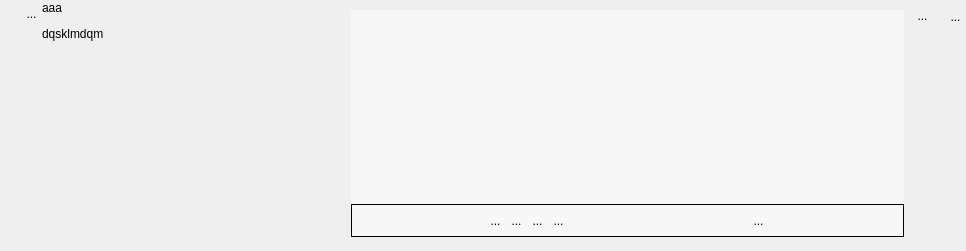
<?xml version="1.0" encoding="UTF-8"?>
<ui version="4.0">
 <class>WidgetPlusieursTuple</class>
 <widget class="QWidget" name="WidgetPlusieursTuple">
  <property name="geometry">
   <rect>
    <x>0</x>
    <y>0</y>
    <width>966</width>
    <height>251</height>
   </rect>
  </property>
  <property name="sizePolicy">
   <sizepolicy hsizetype="Preferred" vsizetype="MinimumExpanding">
    <horstretch>0</horstretch>
    <verstretch>0</verstretch>
   </sizepolicy>
  </property>
  <property name="minimumSize">
   <size>
    <width>0</width>
    <height>230</height>
   </size>
  </property>
  <property name="windowTitle">
   <string>Form</string>
  </property>
  <layout class="QHBoxLayout" name="horizontalLayout_2">
   <property name="spacing">
    <number>0</number>
   </property>
   <property name="leftMargin">
    <number>0</number>
   </property>
   <property name="topMargin">
    <number>1</number>
   </property>
   <property name="rightMargin">
    <number>0</number>
   </property>
   <property name="bottomMargin">
    <number>5</number>
   </property>
   <item>
    <layout class="QVBoxLayout" name="verticalLayout_2">
     <property name="spacing">
      <number>0</number>
     </property>
     <item>
      <layout class="QHBoxLayout" name="horizontalLayout">
       <property name="spacing">
        <number>0</number>
       </property>
       <property name="sizeConstraint">
        <enum>QLayout::SetFixedSize</enum>
       </property>
       <item>
        <spacer name="horizontalSpacer_3">
         <property name="orientation">
          <enum>Qt::Horizontal</enum>
         </property>
         <property name="sizeType">
          <enum>QSizePolicy::Fixed</enum>
         </property>
         <property name="sizeHint" stdset="0">
          <size>
           <width>21</width>
           <height>20</height>
          </size>
         </property>
        </spacer>
       </item>
       <item>
        <widget class="MonBoutonValide" name="RBValide">
         <property name="minimumSize">
          <size>
           <width>21</width>
           <height>25</height>
          </size>
         </property>
         <property name="maximumSize">
          <size>
           <width>21</width>
           <height>25</height>
          </size>
         </property>
         <property name="focusPolicy">
          <enum>Qt::ClickFocus</enum>
         </property>
         <property name="toolTip">
          <string>Affiche le rapport de validation du mot-clef</string>
         </property>
         <property name="styleSheet">
          <string notr="true">border : 0px</string>
         </property>
         <property name="text">
          <string>...</string>
         </property>
         <property name="icon">
          <iconset>
           <normaloff>../Editeur/icons/ast-green-ball.png</normaloff>../Editeur/icons/ast-green-ball.png</iconset>
         </property>
         <property name="iconSize">
          <size>
           <width>25</width>
           <height>25</height>
          </size>
         </property>
        </widget>
       </item>
      </layout>
     </item>
     <item>
      <spacer name="verticalSpacer">
       <property name="orientation">
        <enum>Qt::Vertical</enum>
       </property>
       <property name="sizeHint" stdset="0">
        <size>
         <width>20</width>
         <height>5</height>
        </size>
       </property>
      </spacer>
     </item>
    </layout>
   </item>
   <item>
    <widget class="MonLabelClic" name="label">
     <property name="sizePolicy">
      <sizepolicy hsizetype="Fixed" vsizetype="Preferred">
       <horstretch>0</horstretch>
       <verstretch>0</verstretch>
      </sizepolicy>
     </property>
     <property name="minimumSize">
      <size>
       <width>300</width>
       <height>25</height>
      </size>
     </property>
     <property name="maximumSize">
      <size>
       <width>178</width>
       <height>16777215</height>
      </size>
     </property>
     <property name="frameShape">
      <enum>QFrame::NoFrame</enum>
     </property>
     <property name="text">
      <string>&lt;html&gt;&lt;head/&gt;&lt;body&gt;&lt;p&gt;aaa&lt;/p&gt;&lt;p&gt;dqsklmdqm&lt;/p&gt;&lt;/body&gt;&lt;/html&gt;</string>
     </property>
     <property name="scaledContents">
      <bool>false</bool>
     </property>
     <property name="alignment">
      <set>Qt::AlignLeading|Qt::AlignLeft|Qt::AlignTop</set>
     </property>
    </widget>
   </item>
   <item>
    <widget class="QFrame" name="frame">
     <property name="frameShape">
      <enum>QFrame::NoFrame</enum>
     </property>
     <layout class="QVBoxLayout" name="verticalLayout_3">
      <item>
       <widget class="QScrollArea" name="scrollArea">
        <property name="sizePolicy">
         <sizepolicy hsizetype="Expanding" vsizetype="Expanding">
          <horstretch>0</horstretch>
          <verstretch>0</verstretch>
         </sizepolicy>
        </property>
        <property name="styleSheet">
         <string notr="true">background : rgb(247,247,247)</string>
        </property>
        <property name="frameShape">
         <enum>QFrame::NoFrame</enum>
        </property>
        <property name="lineWidth">
         <number>1</number>
        </property>
        <property name="widgetResizable">
         <bool>true</bool>
        </property>
        <property name="alignment">
         <set>Qt::AlignBottom|Qt::AlignLeading|Qt::AlignLeft</set>
        </property>
        <widget class="QWidget" name="verticalWidgetLE">
         <property name="geometry">
          <rect>
           <x>0</x>
           <y>0</y>
           <width>539</width>
           <height>227</height>
          </rect>
         </property>
         <property name="sizePolicy">
          <sizepolicy hsizetype="Preferred" vsizetype="Preferred">
           <horstretch>0</horstretch>
           <verstretch>0</verstretch>
          </sizepolicy>
         </property>
         <layout class="QVBoxLayout" name="verticalLayoutLE">
          <property name="spacing">
           <number>0</number>
          </property>
          <property name="margin">
           <number>0</number>
          </property>
          <item>
           <spacer name="verticalSpacer_3">
            <property name="orientation">
             <enum>Qt::Vertical</enum>
            </property>
            <property name="sizeHint" stdset="0">
             <size>
              <width>20</width>
              <height>13</height>
             </size>
            </property>
           </spacer>
          </item>
          <item>
           <widget class="QFrame" name="frame">
            <property name="frameShape">
             <enum>QFrame::Box</enum>
            </property>
            <layout class="QHBoxLayout" name="horizontalLayout_6">
             <property name="margin">
              <number>0</number>
             </property>
             <item>
              <layout class="QHBoxLayout" name="horizontalLayout_5">
               <property name="spacing">
                <number>0</number>
               </property>
               <property name="sizeConstraint">
                <enum>QLayout::SetFixedSize</enum>
               </property>
               <item>
                <widget class="QToolButton" name="RBHaut">
                 <property name="minimumSize">
                  <size>
                   <width>21</width>
                   <height>31</height>
                  </size>
                 </property>
                 <property name="maximumSize">
                  <size>
                   <width>21</width>
                   <height>31</height>
                  </size>
                 </property>
                 <property name="focusPolicy">
                  <enum>Qt::ClickFocus</enum>
                 </property>
                 <property name="toolTip">
                  <string>Remonte la ligne</string>
                 </property>
                 <property name="styleSheet">
                  <string notr="true">border : 0px</string>
                 </property>
                 <property name="text">
                  <string>...</string>
                 </property>
                 <property name="icon">
                  <iconset theme="go-up">
                   <normaloff/>
                  </iconset>
                 </property>
                 <property name="iconSize">
                  <size>
                   <width>32</width>
                   <height>32</height>
                  </size>
                 </property>
                </widget>
               </item>
               <item>
                <widget class="QToolButton" name="RBBas">
                 <property name="minimumSize">
                  <size>
                   <width>21</width>
                   <height>31</height>
                  </size>
                 </property>
                 <property name="maximumSize">
                  <size>
                   <width>21</width>
                   <height>31</height>
                  </size>
                 </property>
                 <property name="focusPolicy">
                  <enum>Qt::ClickFocus</enum>
                 </property>
                 <property name="toolTip">
                  <string>Descend la ligne</string>
                 </property>
                 <property name="styleSheet">
                  <string notr="true">border : 0px</string>
                 </property>
                 <property name="text">
                  <string>...</string>
                 </property>
                 <property name="icon">
                  <iconset theme="go-down">
                   <normaloff/>
                  </iconset>
                 </property>
                 <property name="iconSize">
                  <size>
                   <width>32</width>
                   <height>32</height>
                  </size>
                 </property>
                </widget>
               </item>
               <item>
                <widget class="QToolButton" name="RBMoins">
                 <property name="minimumSize">
                  <size>
                   <width>21</width>
                   <height>31</height>
                  </size>
                 </property>
                 <property name="maximumSize">
                  <size>
                   <width>21</width>
                   <height>31</height>
                  </size>
                 </property>
                 <property name="focusPolicy">
                  <enum>Qt::ClickFocus</enum>
                 </property>
                 <property name="toolTip">
                  <string>supprime une ligne</string>
                 </property>
                 <property name="styleSheet">
                  <string notr="true">border : 0px</string>
                 </property>
                 <property name="text">
                  <string>...</string>
                 </property>
                 <property name="icon">
                  <iconset>
                   <normalon>../Editeur/icons/MoinsBleu2.png</normalon>
                  </iconset>
                 </property>
                 <property name="iconSize">
                  <size>
                   <width>32</width>
                   <height>32</height>
                  </size>
                 </property>
                </widget>
               </item>
               <item>
                <widget class="QToolButton" name="RBPlus">
                 <property name="minimumSize">
                  <size>
                   <width>21</width>
                   <height>31</height>
                  </size>
                 </property>
                 <property name="maximumSize">
                  <size>
                   <width>21</width>
                   <height>31</height>
                  </size>
                 </property>
                 <property name="focusPolicy">
                  <enum>Qt::ClickFocus</enum>
                 </property>
                 <property name="toolTip">
                  <string>Ajoute une ligne</string>
                 </property>
                 <property name="styleSheet">
                  <string notr="true">border : 0px</string>
                 </property>
                 <property name="text">
                  <string>...</string>
                 </property>
                 <property name="icon">
                  <iconset>
                   <normaloff>../Editeur/icons/PlusBleu.png</normaloff>../Editeur/icons/PlusBleu.png</iconset>
                 </property>
                 <property name="iconSize">
                  <size>
                   <width>32</width>
                   <height>32</height>
                  </size>
                 </property>
                </widget>
               </item>
              </layout>
             </item>
             <item>
              <spacer name="horizontalSpacer_6">
               <property name="orientation">
                <enum>Qt::Horizontal</enum>
               </property>
               <property name="sizeType">
                <enum>QSizePolicy::Minimum</enum>
               </property>
               <property name="sizeHint" stdset="0">
                <size>
                 <width>40</width>
                 <height>20</height>
                </size>
               </property>
              </spacer>
             </item>
             <item>
              <widget class="QToolButton" name="RBVoisListe">
               <property name="minimumSize">
                <size>
                 <width>21</width>
                 <height>31</height>
                </size>
               </property>
               <property name="maximumSize">
                <size>
                 <width>21</width>
                 <height>31</height>
                </size>
               </property>
               <property name="focusPolicy">
                <enum>Qt::ClickFocus</enum>
               </property>
               <property name="toolTip">
                <string>Montre l'ensemble des valeurs</string>
               </property>
               <property name="styleSheet">
                <string notr="true">border : 0px</string>
               </property>
               <property name="text">
                <string>...</string>
               </property>
               <property name="icon">
                <iconset>
                 <normaloff>../Editeur/icons/verre-loupe-icone-6087-64.png</normaloff>../Editeur/icons/verre-loupe-icone-6087-64.png</iconset>
               </property>
               <property name="iconSize">
                <size>
                 <width>32</width>
                 <height>32</height>
                </size>
               </property>
              </widget>
             </item>
            </layout>
           </widget>
          </item>
         </layout>
        </widget>
       </widget>
      </item>
     </layout>
    </widget>
   </item>
   <item>
    <layout class="QVBoxLayout" name="verticalLayout">
     <item>
      <layout class="QHBoxLayout" name="horizontalLayout_3">
       <property name="spacing">
        <number>0</number>
       </property>
       <item>
        <widget class="QToolButton" name="BSelectFichier">
         <property name="sizePolicy">
          <sizepolicy hsizetype="Fixed" vsizetype="Fixed">
           <horstretch>0</horstretch>
           <verstretch>0</verstretch>
          </sizepolicy>
         </property>
         <property name="maximumSize">
          <size>
           <width>25</width>
           <height>30</height>
          </size>
         </property>
         <property name="focusPolicy">
          <enum>Qt::ClickFocus</enum>
         </property>
         <property name="toolTip">
          <string>Ouvre un fichier de sélection des valeurs</string>
         </property>
         <property name="styleSheet">
          <string notr="true">border:0px</string>
         </property>
         <property name="text">
          <string>...</string>
         </property>
         <property name="icon">
          <iconset theme="text-x-generic">
           <normaloff/>
          </iconset>
         </property>
         <property name="iconSize">
          <size>
           <width>32</width>
           <height>32</height>
          </size>
         </property>
        </widget>
       </item>
       <item>
        <spacer name="horizontalSpacer_4">
         <property name="orientation">
          <enum>Qt::Horizontal</enum>
         </property>
         <property name="sizeType">
          <enum>QSizePolicy::Fixed</enum>
         </property>
         <property name="sizeHint" stdset="0">
          <size>
           <width>13</width>
           <height>20</height>
          </size>
         </property>
        </spacer>
       </item>
       <item>
        <widget class="QToolButton" name="RBPoubelle">
         <property name="minimumSize">
          <size>
           <width>21</width>
           <height>31</height>
          </size>
         </property>
         <property name="maximumSize">
          <size>
           <width>21</width>
           <height>31</height>
          </size>
         </property>
         <property name="focusPolicy">
          <enum>Qt::ClickFocus</enum>
         </property>
         <property name="toolTip">
          <string>Détruit le mot-clef</string>
         </property>
         <property name="styleSheet">
          <string notr="true">border : 0px</string>
         </property>
         <property name="text">
          <string>...</string>
         </property>
         <property name="icon">
          <iconset>
           <normaloff>../Editeur/icons/deleteRond.png</normaloff>../Editeur/icons/deleteRond.png</iconset>
         </property>
         <property name="iconSize">
          <size>
           <width>32</width>
           <height>32</height>
          </size>
         </property>
        </widget>
       </item>
      </layout>
     </item>
     <item>
      <spacer name="verticalSpacer_2">
       <property name="orientation">
        <enum>Qt::Vertical</enum>
       </property>
       <property name="sizeHint" stdset="0">
        <size>
         <width>20</width>
         <height>40</height>
        </size>
       </property>
      </spacer>
     </item>
    </layout>
   </item>
  </layout>
 </widget>
 <customwidgets>
  <customwidget>
   <class>MonBoutonValide</class>
   <extends>QToolButton</extends>
   <header>monBoutonValide.h</header>
  </customwidget>
  <customwidget>
   <class>MonLabelClic</class>
   <extends>QLabel</extends>
   <header>monLabelClic.h</header>
  </customwidget>
 </customwidgets>
 <resources/>
 <connections/>
</ui>
